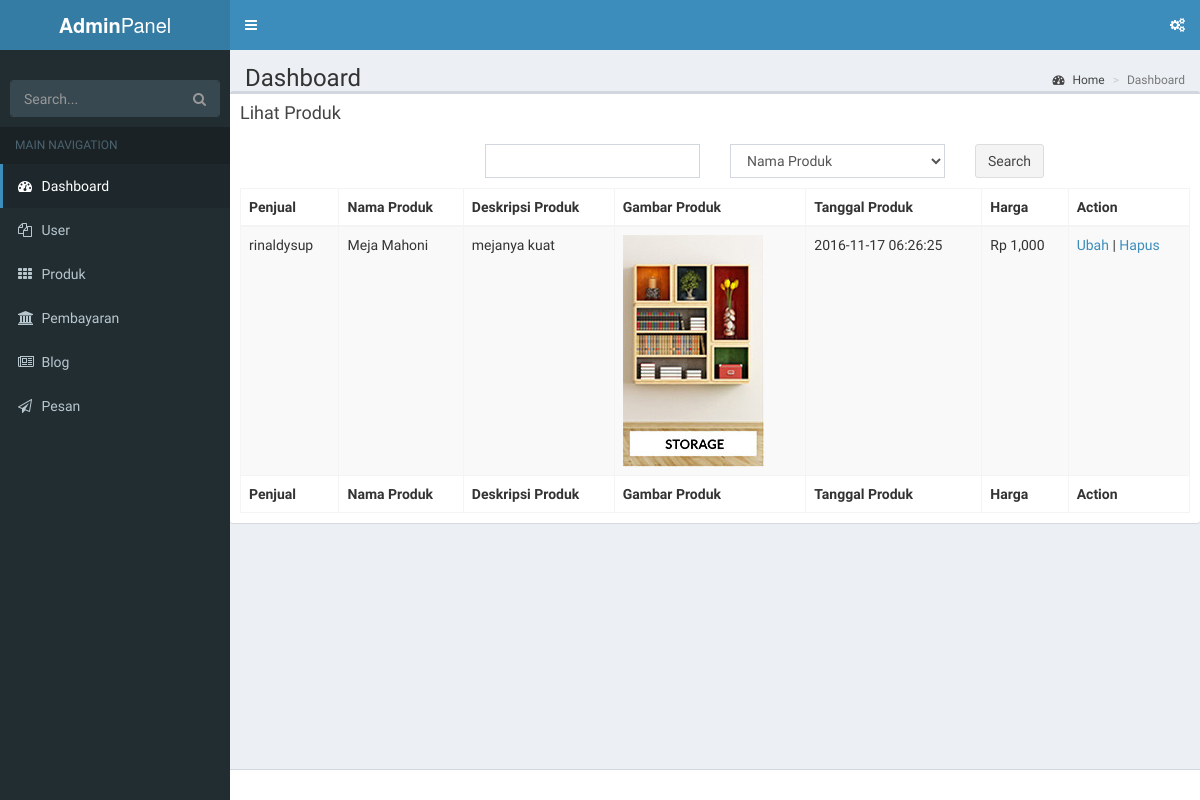
The app's page /index.php/adminpanel/produk/lihat_produk with its own data.
### tables this page shows
CREATE TABLE IF NOT EXISTS `fm_produk` (
  `id_produk` bigint(20) NOT NULL,
  `id_kategori` int(11) NOT NULL,
  `id_penjual` int(11) NOT NULL,
  `nama_produk` varchar(100) NOT NULL,
  `gambar_produk` varchar(200) NOT NULL,
  `harga_produk` int(11) NOT NULL,
  `tanggal_produk` datetime NOT NULL,
  `deskripsi_produk` longtext NOT NULL
);

CREATE TABLE IF NOT EXISTS `fm_user` (
  `id_user` bigint(20) NOT NULL,
  `username` varchar(30) NOT NULL,
  `password` char(32) NOT NULL,
  `email` varchar(100) NOT NULL,
  `nama_lengkap` varchar(200) NOT NULL,
  `alamat` longtext NOT NULL,
  `tentang_user` longtext NOT NULL,
  `no_hp` varchar(15) NOT NULL,
  `tanggal_daftar` datetime NOT NULL,
  `tanggal_login` datetime NOT NULL,
  `jenis_kelamin` tinyint(1) NOT NULL COMMENT '0: Not Set,1: Laki-laki, 2: Perempuan',
  `hak_akses` tinyint(2) NOT NULL COMMENT '1: Admin, 2: Penjual, 3: Pembeli',
  `status_user` tinyint(1) NOT NULL COMMENT '1: Aktif, 0: Non Aktif'
);

### application/controllers/adminpanel/Produk.php (called while the page is built, shortened)
<?php
class Produk extends CI_Controller {
	public function __construct(){
		$this->load->model('mproduk','mp');
    $this->load->library('pagination');
	}
  function lihat_produk(){
    $data['title_web'] = 'View All Product | Adminpanel Furnimade';
    $data['path_content'] = 'admin/produk/lihat_produk';
		$this->form_validation->set_rules('search','Search','required');
		if(!$this->form_validation->run()){
    $perpage = 10;
    $this->load->library('pagination');
    $config['base_url'] = base_url($this->uri->segment(1).'/produk/lihat_produk/');
    $config['total_rows'] = $this->mod->countData('produk');
    $config['per_page'] = $perpage;
    $config['uri_segment'] = 4;
    $choice = $config['total_rows']/$config['per_page'] = $perpage;
    $config['num_links'] = round($choice);
    $config['use_page_numbers'] = TRUE;
    $this->pagination->initialize($config);
    $page = ($this->uri->segment(4))? $this->uri->segment(4) : 0;
    $data['results'] = $this->mp->fetchProduk($config['per_page'],$page,$this->uri->segment(4));
    $data['links'] = $this->pagination->create_links();
    $data['total_rows'] = $this->mod->countData('produk');
    $this->load->view('admin/index',$data);
		}
		else{
			$data['results'] = $this->mp->fetchProdukSearch($_POST);
			$data['links'] = false;
			$this->load->view('admin/index',$data);
		}
  }
}
?>

### index.php (called while the page is built, shortened)
<?php
require_once BASEPATH.'core/CodeIgniter.php';

### application/models/Mproduk.php (called while the page is built, shortened)
<?php
class Mproduk extends CI_Model {
  function fetchProduk($limit,$start,$pagenumber) {
    if($pagenumber!=""){
			$limit = ($pagenumber*$limit)-$limit.",".$limit;
		}
    else{
			$limit = $start.",".$limit;
		}
		$sql = "select fm_produk.*,fm_user.username,fm_kategori.*
		FROM
		fm_produk
		JOIN fm_user ON fm_produk.id_penjual = fm_user.id_user
		JOIN fm_kategori ON fm_produk.id_kategori = fm_kategori.id_kategori
		limit ".$limit."
		";
		$query = $this->db->query($sql);
    if($query->num_rows()>0){
      return $query->result();
    }
    else return FALSE;
  }
  }
?>

### application/views/admin/produk/lihat_produk.php (the view, shortened to what this page needs)
<div class="box">
  <div class="box-header">
    <h3 class="box-title">Lihat Produk</h3>
  </div>
  <div class="box-body">
    <div class="row" style="margin-bottom:10px">
      <form method="POST" action="">
      <div class="col-md-3">
      </div>
      <div class="col-md-3">
        <input type="text" name="search" class="form-control">
      </div>
      <div class="col-md-3">
        <?php
          $options = array(
                'nama_produk'=>'Nama Produk'
                );
          echo form_dropdown('by',$options,set_value('by'),"class='form-control'");
        ?>
      </div>
      <div class="col-md-3">
        <button type="submit"class="btn btn-default">Search</button>
      </div>
    </form>
    </div>
    <table id="example1" class="table table-bordered table-striped">
      <thead>
      <tr>
        <th>Penjual</th>
        <th>Nama Produk</th>
        <th>Deskripsi Produk</th>
        <th>Gambar Produk</th>
        <th>Tanggal Produk</th>
        <th>Harga</th>
        <th>Action</th>
      </tr>
      </thead>
      <tbody>
        <?php
      		if($results!=FALSE){
      			foreach ($results as $rows) {
      				?>
      				<tr>
                <td><?php echo $rows->username ?></td>
                <td><?php echo $rows->nama_produk ?></td>
                <td><?php echo $rows->deskripsi_produk ?></td>
                <td><?php if($rows->gambar_produk!= "") {
                  ?>
                  <img src="<?php echo base_url($rows->gambar_produk)?>">
                  <?php
                } ?></td>
                  <td><?php echo $rows->tanggal_produk ?></td>
                <td>Rp <?php echo number_format($rows->harga_produk) ?></td>
                  <td>
                  <a href ="<?php echo base_url('adminpanel/produk/ubah_produk/'.$rows->id_produk)?>">Ubah</a> |
                  <a href ="<?php echo base_url('adminpanel/produk/hapus_produk/'.$rows->id_produk)?>" onclick="return confirm('Apakah Kamu yakin data tersebut ingin dihapus ?')">Hapus</a>
                </td>
              </tr>
      				<?php
      			}
      		}
      	?>
      </tbody>
      <tfoot>
      <tr>
        <th>Penjual</th>
        <th>Nama Produk</th>
        <th>Deskripsi Produk</th>
        <th>Gambar Produk</th>
        <th>Tanggal Produk</th>
        <th>Harga</th>
        <th>Action</th>
      </tr>
      </tfoot>
    </table>
  </div>
</div>

### records on screen
fm_produk: fm_user.username "rinaldysup", nama_produk "Meja Mahoni", deskripsi_produk "mejanya kuat", gambar_produk (picture), tanggal_produk "2016-11-17 06:26:25", harga_produk "1,000"
